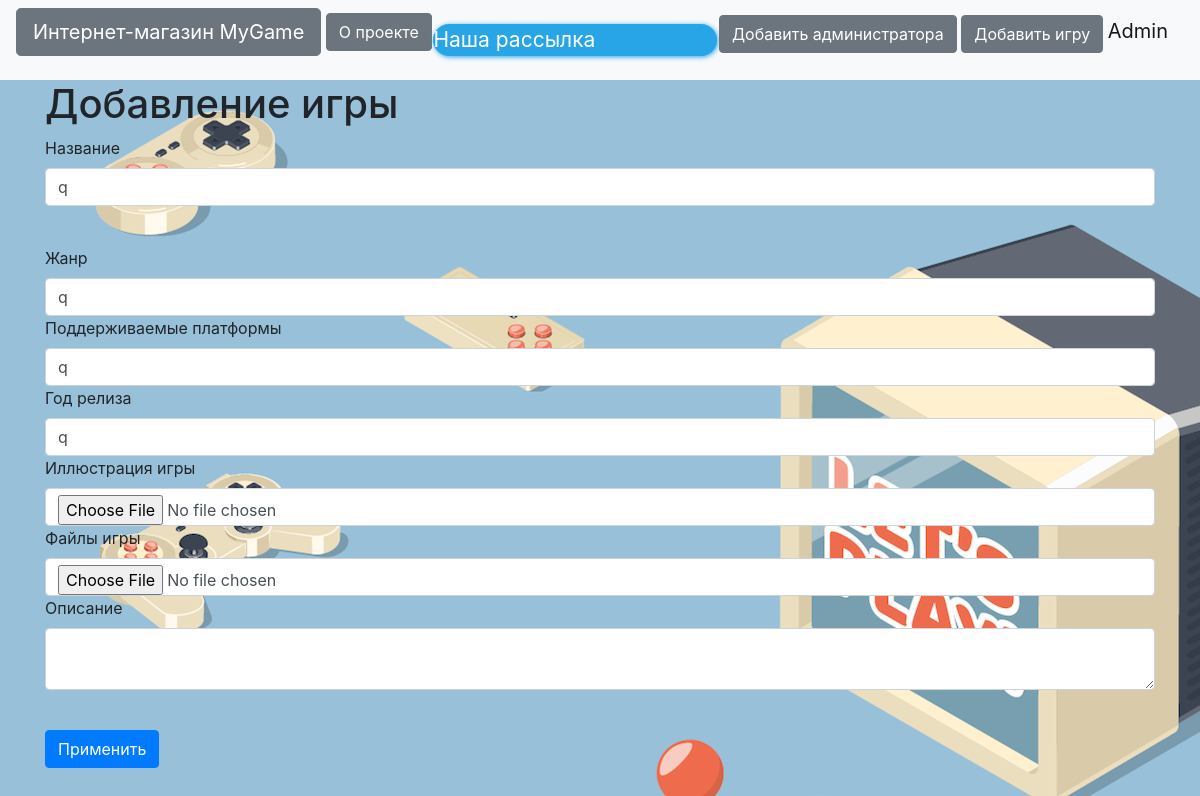
/games/5 (signed in), run on an earlier commit of the app's database.
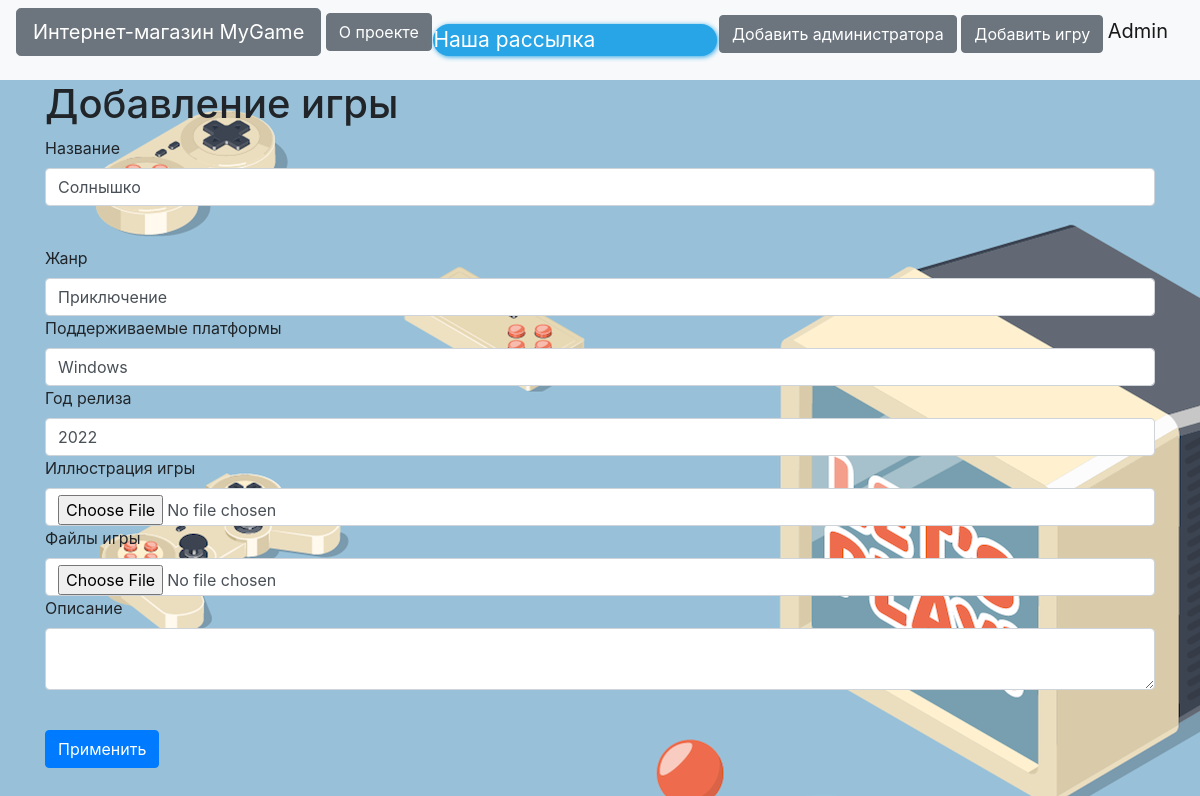
And on a later commit of the database.
### data/users.py (models this page shows, shortened)
class User(SqlAlchemyBase, UserMixin):
    __tablename__ = 'users'
    id = sqlalchemy.Column(sqlalchemy.Integer,
                           primary_key=True, autoincrement=True)
    name = sqlalchemy.Column(sqlalchemy.String, nullable=True)
    type_of_user = sqlalchemy.Column(sqlalchemy.Integer,
                                sqlalchemy.ForeignKey("types_of_users.id"))
    email = sqlalchemy.Column(sqlalchemy.String,
                              index=True, unique=True, nullable=True)
    hashed_password = sqlalchemy.Column(sqlalchemy.String, nullable=True)
    created_date = sqlalchemy.Column(sqlalchemy.DateTime,
                                     default=datetime.datetime.now)
    games = orm.relation("Games", back_populates='user')

### data/games.py (models this page shows, shortened)
class Games(SqlAlchemyBase):
    __tablename__ = 'games'
    id = sqlalchemy.Column(sqlalchemy.Integer,
                           primary_key=True, autoincrement=True)
    title = sqlalchemy.Column(sqlalchemy.String, nullable=True)
    picture = sqlalchemy.Column(sqlalchemy.String, nullable=True)
    genre = sqlalchemy.Column(sqlalchemy.String, nullable=True)
    content = sqlalchemy.Column(sqlalchemy.String, nullable=True)
    added_date = sqlalchemy.Column(sqlalchemy.DateTime,
                                   default=datetime.datetime.now, nullable=True)
    created_date = sqlalchemy.Column(sqlalchemy.Integer)
    platform = sqlalchemy.Column(sqlalchemy.String, nullable=True)
    archive = sqlalchemy.Column(sqlalchemy.String, nullable=True)
    user_id = sqlalchemy.Column(sqlalchemy.Integer,
                                sqlalchemy.ForeignKey("users.id"))
    user = orm.relation('User')

### main.py (the view)
@app.route("/games/<name>")
def game(name):
    db_sess = db_session.create_session()
    game = db_sess.query(Games).filter(Games.title == name).one()
    return render_template("game.html", params=game)

### forms/news.py
class GameAddForm(FlaskForm):
    title = StringField('Название', validators=[DataRequired()])
    picture = FileField('Иллюстрация игры')
    genre = StringField('Жанр', validators=[DataRequired()])
    content = TextAreaField("Описание")
    archive = FileField('Файлы игры')
    platform = StringField('Поддерживаемые платформы', validators=[DataRequired()])
    created_date = StringField("Год релиза", validators=[DataRequired()])
    submit = SubmitField('Применить')

### data/db_session.py (called while the page is built)
def create_session() -> Session:
    global __factory
    return __factory()

### main.py (called while the page is built, shortened)
@login_manager.user_loader
def load_user(user_id):
    db_sess = db_session.create_session()
    return db_sess.query(User).get(user_id)

@app.route('/games/<int:id>', methods=['GET', 'POST'])
@login_required
def edit_games(id):
    form = GameAddForm()
    if request.method == "GET":
        db_sess = db_session.create_session()
        game = db_sess.query(Games).filter(Games.id == id).first()
        if game:
            form.title.data = game.title
            form.content.data = game.content
            form.genre.data = game.genre
            form.platform.data = game.platform
            form.created_date.data = game.created_date
        else:
            abort(404)
    return render_template('games.html',
                           title='Редактирование игры',
                           form=form
                           )

### templates/games.html (shortened to what this page needs)
{% extends "base.html" %}
{% block content %}
<h1>Добавление игры</h1>
<form action="" method="post" enctype="multipart/form-data" >
    <p>
        {{ form.title.label }}<br>
        {{ form.title(class="form-control") }}<br>
    </p>
    {{form.genre.label}}
    {{form.genre(class="form-control")}}
    {{form.platform.label}}
    {{form.platform(class="form-control")}}
    {{form.created_date.label}}
    {{form.created_date(class="form-control")}}
    {{form.picture.label}}
    {{form.picture(class="form-control")}}
    {{form.archive.label}}
    {{form.archive(class="form-control")}}
    <p>
        {{ form.content.label }}<br>
        {{ form.content(class="form-control") }}<br>
    </p>
    <p>{{ form.submit(type="submit", class="btn btn-primary") }}</p>
</form>
{% endblock %}

### templates/base.html (shortened to what this page needs)
<!doctype html>
<html lang="en">
<head>
    <link rel="stylesheet"
          href="https://stackpath.bootstrapcdn.com/bootstrap/4.4.1/css/bootstrap.min.css"
>
</head>
<body>
<header>
    <nav class="navbar navbar-light bg-light">
        <p>
            <a href="/" class="btn btn-lg btn-secondary">Интернет-магазин MyGame</a>
            <a href="/about_us" class="btn btn-secondary">О проекте</a>
        </p>
        <a href="https://t.me/for_game_site_2_bot" target="_blank" class="telegramim_button telegramim_shadow telegramim_pulse" style="font-size:21px;width:284px;background:#27a5e7;box-shadow:1px 1px 5px #27a5e7;color:#ffffff;border-radius:27px;" title="Наша рассылка"> Наша рассылка</a>
        {% if current_user.is_authenticated %}
        <p>
            {% if current_user.type_of_user == 1 %}
            <a href="/admin" class="btn btn-secondary">Добавить администратора</a>
        {% endif %}
            {% if current_user.type_of_user == 1 or current_user.type_of_user == 2 %}
            <a href="/game_add" class="btn btn-secondary">Добавить игру</a>
        {% endif %}
        <a href="/logout" class="navbar-brand" >{{ current_user.name }}</a>
        </p>
{% else %}
    <p>
        <a class="btn btn-primary " href="/register">Зарегистрироваться</a>
        <a class="btn btn-success" href="/login">Войти</a>
    </p>
{% endif %}
    </nav>
</header>
<main role="main" class="container">
    {% block content %}{% endblock %}
</main>
</body>
</html>

### templates/base.html (style rules this page uses)
body { background: url(static/img/background.png) }

What changed in the data, as far as the page shows it:
now on this page (row edited): Games: title "Солнышко", genre "Приключение", platform "Windows", created_date "2022"
Also different on the page:
form field title: "q" → (not shown)
form field genre: "q" → (not shown)
form field platform: "q" → (not shown)
form field created_date: "q" → (not shown)
